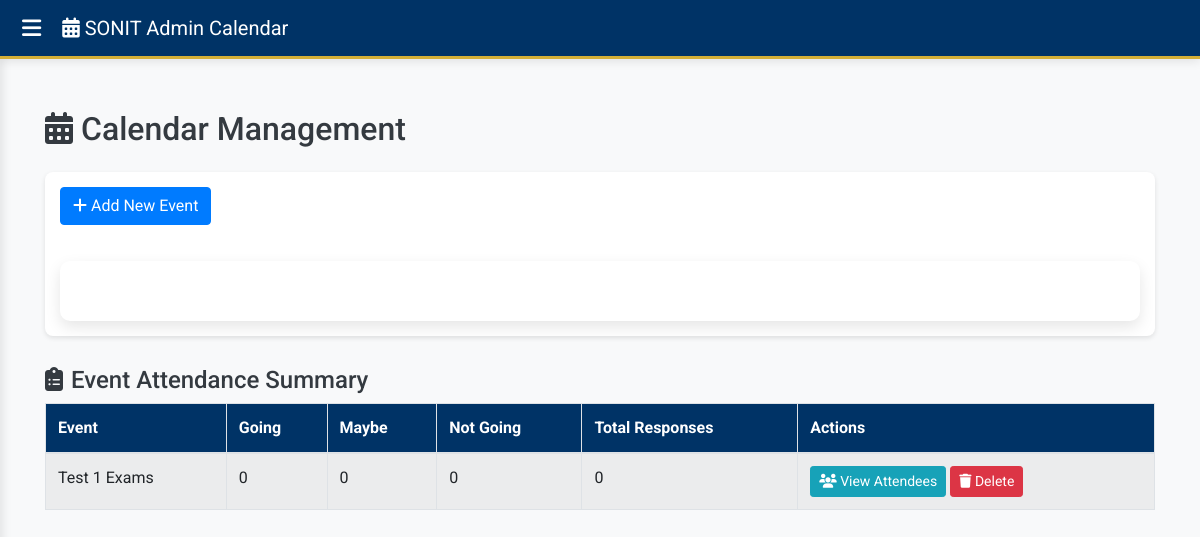
Page /manage_calendar.php (signed in) on the committed database.
### tables this page shows
CREATE TABLE `calendar_events` (
  `id` int(11) NOT NULL,
  `title` varchar(100) NOT NULL,
  `description` text DEFAULT NULL,
  `start_datetime` datetime NOT NULL,
  `end_datetime` datetime DEFAULT NULL,
  `location` varchar(100) DEFAULT NULL,
  `event_type` enum('academic','social','holiday','other') NOT NULL,
  `is_public` tinyint(1) DEFAULT 1,
  `created_by` int(11) DEFAULT NULL,
  `created_at` timestamp NOT NULL DEFAULT current_timestamp(),
  `updated_at` timestamp NOT NULL DEFAULT current_timestamp() ON UPDATE current_timestamp()
);

### manage_calendar.php (the view, shortened to what this page needs)
<?php
$conn = new mysqli("localhost", "root", "", "studentsportal");
$attendance_data = [];
$attendance_sql = "SELECT e.id as event_id, e.title,
                  SUM(CASE WHEN a.status = 'going' THEN 1 ELSE 0 END) as going_count,
                  SUM(CASE WHEN a.status = 'maybe' THEN 1 ELSE 0 END) as maybe_count,
                  SUM(CASE WHEN a.status = 'not_going' THEN 1 ELSE 0 END) as not_going_count
                  FROM calendar_events e
                  LEFT JOIN event_attendance a ON e.id = a.event_id
                  GROUP BY e.id, e.title";
$attendance_result = $conn->query($attendance_sql);
while ($row = $attendance_result->fetch_assoc()) {
    $attendance_data[$row['event_id']] = $row;
}
?>
<!DOCTYPE html>
<html lang="en">
<head>
    <link href="https://stackpath.bootstrapcdn.com/bootstrap/4.5.2/css/bootstrap.min.css" rel="stylesheet">
    <link rel="stylesheet" href="https://cdnjs.cloudflare.com/ajax/libs/font-awesome/6.4.0/css/all.min.css">
    <link rel="stylesheet" href="https://cdn.jsdelivr.net/npm/fullcalendar@5.11.3/main.min.css">
</head>
<body>
    <nav class="navbar navbar-expand-lg navbar-dark fixed-top">
        <button class="toggle-btn" onclick="toggleSidebar()"><i class="fas fa-bars"></i></button>
        <a class="navbar-brand" href="#">
            <i class="fas fa-calendar-alt"></i> SONIT Admin Calendar
        </a>
    </nav>
    <div class="content" id="content">
        <div class="container">
            <h2 class="mb-4"><i class="fas fa-calendar-alt mr-2"></i>Calendar Management</h2>
            <div class="admin-controls">
                <button class="btn btn-primary mb-3" data-toggle="modal" data-target="#addEventModal">
                    <i class="fas fa-plus"></i> Add New Event
                </button>
                <div class="calendar-container">
                </div>
            </div>
            <div class="attendance-table">
                <h4><i class="fas fa-clipboard-list mr-2"></i>Event Attendance Summary</h4>
                <div class="table-responsive">
                    <table class="table table-bordered table-striped">
                        <thead>
                            <tr>
                                <th>Event</th>
                                <th>Going</th>
                                <th>Maybe</th>
                                <th>Not Going</th>
                                <th>Total Responses</th>
                                <th>Actions</th>
                            </tr>
                        </thead>
                        <tbody>
                            <?php foreach ($attendance_data as $event): ?>
                            <tr>
                                <td><?= htmlspecialchars($event['title']) ?></td>
                                <td><?= $event['going_count'] ?></td>
                                <td><?= $event['maybe_count'] ?></td>
                                <td><?= $event['not_going_count'] ?></td>
                                <td><?= $event['going_count'] + $event['maybe_count'] + $event['not_going_count'] ?></td>
                                <td>
                                    <button class="btn btn-sm btn-info view-attendance" data-event-id="<?= $event['event_id'] ?>">
                                        <i class="fas fa-users"></i> View Attendees
                                    </button>
                                    <form method="post" style="display:inline;">
                                        <button type="submit" name="delete_event" class="btn btn-sm btn-danger" onclick="return confirm('Are you sure you want to delete this event?')">
                                            <i class="fas fa-trash"></i> Delete
                                        </button>
                                    </form>
                                </td>
                            </tr>
                            <?php endforeach; ?>
                        </tbody>
                    </table>
                </div>
            </div>
        </div>
    </div>
</body>
</html>

### manage_calendar.php (style rules this page uses)
:root { --primary-blue: #003366; --secondary-blue: #005b96; --accent-gold: #d4af37; --light-gray: #f8f9fa; --dark-gray: #343a40; }
body { background-color: var(--light-gray); color: var(--dark-gray); padding-top: 80px; font-family: 'Roboto', sans-serif; }
.navbar { background-color: var(--primary-blue); box-shadow: 0 2px 10px rgba(0, 0, 0, 0.1); border-bottom: 3px solid var(--accent-gold); }
.content { margin-left: 0; transition: margin-left 0.3s; padding: 30px; min-height: calc(100vh - 70px); }
.toggle-btn { background: transparent; border: none; color: white; font-size: 22px; cursor: pointer; margin-right: 15px; }
.calendar-container { background-color: white; border-radius: 10px; box-shadow: 0 6px 15px rgba(0, 0, 0, 0.1); padding: 30px; margin-top: 20px; }
.admin-controls { margin-bottom: 20px; padding: 15px; background-color: white; border-radius: 8px; box-shadow: 0 2px 5px rgba(0,0,0,0.1); }
.attendance-table { margin-top: 30px; }
.attendance-table th { background-color: var(--primary-blue); color: white; }

### rows in the picture
calendar_events: title "Test 1 Exams", going_count "0", maybe_count "0", not_going_count "0"
